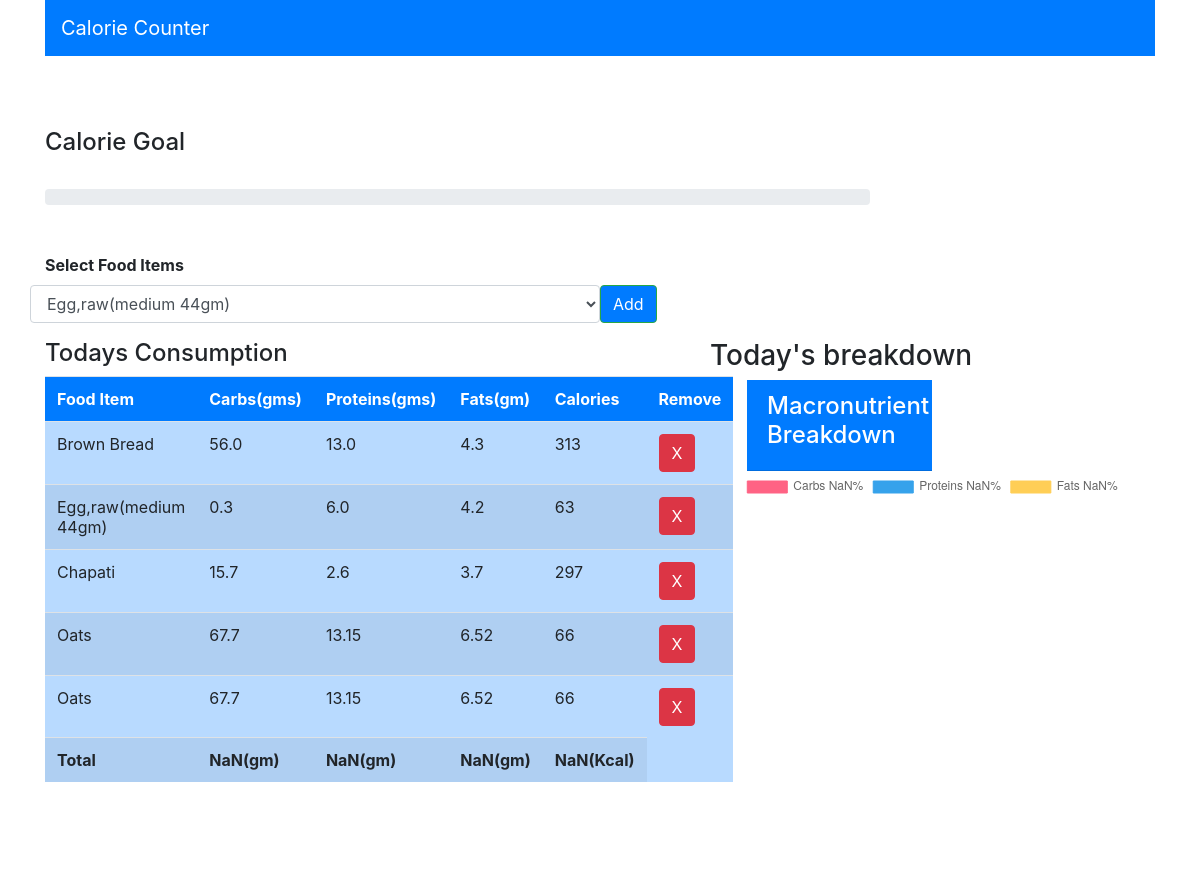
The app's page / (signed in) with its own data.
### myapp/models.py (models this page shows, shortened)
class Consume(models.Model):
    user=models.ForeignKey(User,on_delete=models.CASCADE)
    food_consumed=models.ForeignKey(Food,on_delete=models.CASCADE)

class Food(models.Model):
    name=models.CharField(max_length=100)
    carbs=models.FloatField()
    protein=models.FloatField()
    fats=models.FloatField()
    calories=models.IntegerField()

### myapp/views.py (the view)
# urls.py: path('',views.index,name="index"),
def index(request):
    if request.method =="POST":
        food_consumed=request.POST['food_consumed']
        consume=Food.objects.get(name=food_consumed)
        user=request.user
        consume=Consume(user=user,food_consumed=consume)
        consume.save()
        foods=Food.objects.all()
    else:
            foods=Food.objects.all()
    consumed_food=Consume.objects.filter(user=request.user)
    return render(request,'myapp/index.html',{'foods':foods,'consumed_food':consumed_food})

### myapp/templates/myapp/index.html (shortened to what this page needs)
<html>
<head>
    <link rel="stylesheet" href="https://maxcdn.bootstrapcdn.com/bootstrap/4.0.0/css/bootstrap.min.css">
</head>
<body>
    <div class="container">
        <div class="row">
            <div class="col-md-12">
                <nav class="navbar navbar-dark bg-primary">
                    <span class="navbar-brand">Calorie Counter</span>
                </nav>
            </div>
        </div>
        <br><br><br>
        <h4>Calorie Goal</h4>
        <br>
        <div class="row">
            <div class="col-md-9 offest-1">
                <div class="progress">
                </div>
            </div>
        </div>
        <br><br>
        <div class="row">
            <div class="col-md-12">
                <form method="POST">
                    <div class="form-group row">
                        <label class="col-md-12">
                            <b>   Select Food Items</b>
                        </label>
                        <select class="col-md-6 form-control" name="food_consumed" id="food_consumed">
                            {% for food in foods %}
                            <option value="{{food.name}}">
                                {{food.name}}
                            </option>
                            {% endfor %}
                        </select>
                        <button class="btn btn-success bg-primary" type="submit">Add</button>
                    </div>
                </form>
            </div>
        </div>
        <div class="row">
            <div class="col-md-7">
                <div>
                    <h4>
                        Todays Consumption
                    </h4>
                </div>
                <table id="table" class="table table-striped table-primary">
                    <tr class="bg-primary text-white">
                        <th>Food Item</th>
                        <th>Carbs(gms)</th>
                        <th>Proteins(gms)</th>
                        <th>Fats(gm)</th>
                        <th>Calories</th>
                        <th>Remove</th>
                    </tr>
                    {% for c in consumed_food %}
                    <tr>
                        <td> {{c.food_consumed.name}}</td>
                        <td>{{c.food_consumed.carbs}}</td>
                        <td>{{c.food_consumed.protein}} </td>
                        <td> {{c.food_consumed.fats}}</td>
                        <td> {{c.food_consumed.calories}}</td>
                        <td><a class="btn btn-danger" href="{% url 'delete' c.id %}">X</a></td>
                    </tr>
                    {% endfor %}
                    <tr>
                        <td id="name"><b>Total</b></td>
                        <td id="totalCarbs"><b></b></td>
                        <td id="totalProtein"><b></b></td>
                        <td id="totalFats"><b></b></td>
                        <td id="totalCalories"><b></b></td>
                    </tr>
                </table>
            </div>
            <div class="col-md-5 ">
                <div class="">
                    <h3>Today's breakdown</h3>
                </div>
                <div class=" col-md-5 offset-1 card-header text-white bg-primary ">
                    <h4>Macronutrient Breakdown</h4>
                </div>
                <div class="col-md-12">
                    <canvas id="myChart" width="400" height="400"></canvas>
                </div>
            </div>
        </div>
    </div>
</body>
</html>
<script>
    var table = document.getElementById("table");
    var carbs = 0, protein = 0, fats = 0, calories = 0;
    for (var i = 1; i < table.rows.length - 1; i++) {
        console.log(table.rows[i].cells[1].innerHTML);
        carbs += parseFloat(table.rows[i].cells[1].innerHTML);
        carbs = Math.round(carbs);
        protein += parseFloat(table.rows[i].cells[2].innerHTML);
        protein = Math.round(protein);
        fats += parseFloat(table.rows[i].cells[3].innerHTML);
        fats = Math.round(fats);
        calories += parseFloat(table.rows[i].cells[4].innerHTML);
        calories = Math.round(calories);
    }
    console.log(calories);
    document.getElementById("totalCarbs").innerHTML = '<b>' + carbs + '(gm)</b>';
    document.getElementById("totalProtein").innerHTML = '<b>' + protein + '(gm)</b>';
    document.getElementById("totalFats").innerHTML = '<b>' + fats + '(gm)</b>';
    document.getElementById("totalCalories").innerHTML = '<b>' + calories + '(Kcal)</b>';
    var calper = (calories / 2000) * 100;
    document.getElementsByClassName("progress-bar")[0].setAttribute("style", "width:" + calper + "%");
    var total = carbs + protein + fats;
    var carbsP = Math.round((carbs / total) * 100);
    var proteinP = Math.round((protein / total) * 100);
    var fatsP = Math.round((fats / total) * 100);
    const ctx = document.getElementById('myChart').getContext('2d');
    const myChart = new Chart(ctx, {
        type: 'doughnut',
        data: {
            labels: ['Carbs ' + carbsP + '%', 'Proteins ' + proteinP + '%', 'Fats ' + fatsP + '%'],
            datasets: [{
                label: '# of Votes',
                data: [carbsP, proteinP, fatsP],
                backgroundColor: [
                    'rgba(255, 99, 132, 1)',
                    'rgba(54, 162, 235, 1)',
                    'rgba(255, 206, 86, 1)'
                ],
                borderColor: [
                    'rgba(255, 99, 132, 1)',
                    'rgba(54, 162, 235, 1)',
                    'rgba(255, 206, 86, 1)'
                ],
                borderWidth: 1
            }]
        },
    });
</script>

### records on screen
Consume: food_consumed.name "Brown Bread", food_consumed.carbs "56.0", food_consumed.protein "13.0", food_consumed.fats "4.3", food_consumed.calories "313"
Consume: food_consumed.name "Egg,raw(medium 44gm)", food_consumed.carbs "0.3", food_consumed.protein "6.0", food_consumed.fats "4.2", food_consumed.calories "63"
Consume: food_consumed.name "Chapati", food_consumed.carbs "15.7", food_consumed.protein "2.6", food_consumed.fats "3.7", food_consumed.calories "297"
Consume: food_consumed.name "Oats", food_consumed.carbs "67.7", food_consumed.protein "13.15", food_consumed.fats "6.52", food_consumed.calories "66"
Consume: food_consumed.name "Oats", food_consumed.carbs "67.7", food_consumed.protein "13.15", food_consumed.fats "6.52", food_consumed.calories "66"

### other values on screen
form field food_consumed "Egg,raw(medium 44gm)"
